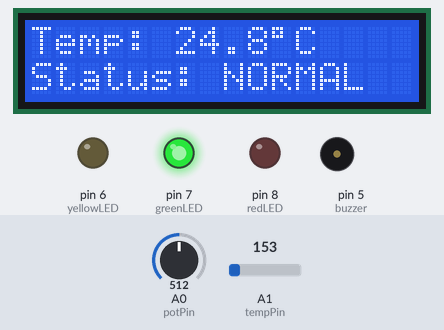
Recording of a sketch running on a simulated Arduino Uno, built with avr-gcc and run on an emulated ATmega328P. Parts: 16×2 character LCD, output pins drawn as LEDs (lit = HIGH), buzzer (waves = sounding). Inputs (shaded band) come from the test bench; at power-on: A1 (tempPin) = 153, A0 (potPin) = 512.

Above: at 1.2 s.
1.3 s: A1 (tempPin) set to 177
At 2.6 s:
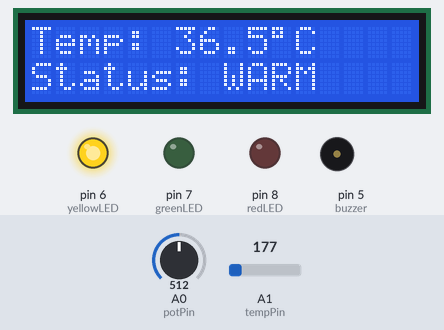
3.1 s: A1 (tempPin) set to 191
At 4.4 s:
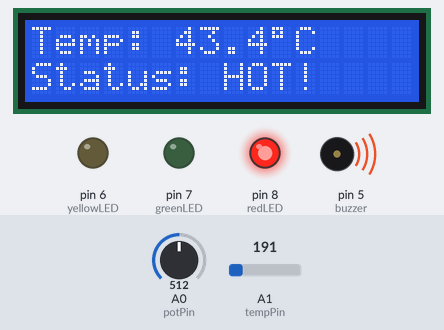
4.7 s: A1 (tempPin) set to 133
At 5.4 s:
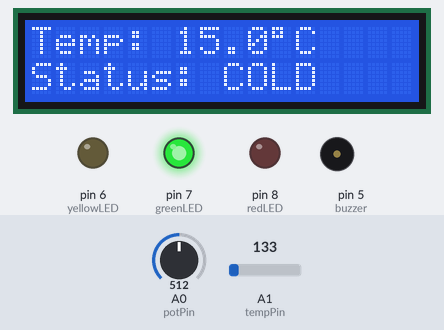
Timing chart, 0 to 7.7 s (numbered marks = the images above; inputs shaded):
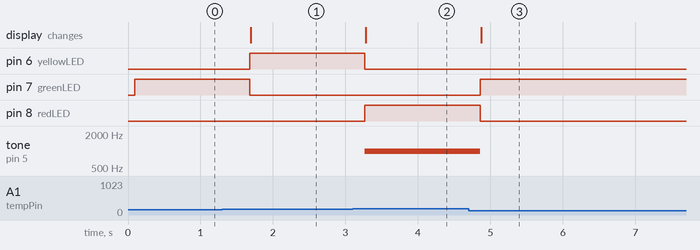

The sketch:

temperature_monitor.ino
```cpp
#include <Wire.h>
#include <LiquidCrystal_I2C.h>

LiquidCrystal_I2C lcd(0x27, 16, 2);

const int tempPin = A1;
const int potPin = A0;

const int redLED = 8;
const int greenLED = 7;
const int yellowLED = 6;
const int buzzer = 5;

void setup() {
  lcd.init();
  lcd.backlight();

  pinMode(redLED, OUTPUT);
  pinMode(greenLED, OUTPUT);
  pinMode(yellowLED, OUTPUT);
  pinMode(buzzer, OUTPUT);

  lcd.setCursor(0, 0);
  lcd.print("Temperature");
}

void loop() {
  int tempValue = analogRead(tempPin);
  int potValue = analogRead(potPin);

  float voltage = tempValue * (5.0 / 1023.0);
  float temperature = (voltage - 0.5) * 100.0;

  int level = map(potValue, 0, 1023, 0, 100);

  lcd.setCursor(0, 0);
  lcd.print("Temp: ");
  lcd.print(temperature, 1);
  lcd.print((char)223);
  lcd.print("C   ");

  if (temperature < 20) {
    digitalWrite(greenLED, HIGH);
    digitalWrite(yellowLED, LOW);
    digitalWrite(redLED, LOW);
    noTone(buzzer);

    lcd.setCursor(0, 1);
    lcd.print("Status: COLD   ");
  }
  else if (temperature >= 20 && temperature < 30) {
    digitalWrite(greenLED, HIGH);
    digitalWrite(yellowLED, LOW);
    digitalWrite(redLED, LOW);
    noTone(buzzer);

    lcd.setCursor(0, 1);
    lcd.print("Status: NORMAL ");
  }
  else if (temperature >= 30 && temperature < 40) {
    digitalWrite(greenLED, LOW);
    digitalWrite(yellowLED, HIGH);
    digitalWrite(redLED, LOW);
    noTone(buzzer);

    lcd.setCursor(0, 1);
    lcd.print("Status: WARM   ");
  }
  else {
    digitalWrite(greenLED, LOW);
    digitalWrite(yellowLED, LOW);
    digitalWrite(redLED, HIGH);
    tone(buzzer, 1000);

    lcd.setCursor(0, 1);
    lcd.print("Status: HOT!   ");
  }

  delay(500);
}
```

Measured:
- the behaviour switches between 163 and 164 on A1 (tempPin) (found by bisection; images 0 and 1)
- after the input at 1.3 s, pin 6 (yellowLED): LOW → HIGH after 0.38 s; pin 7 (greenLED): HIGH → LOW after 0.38 s; the display: changes after 0.39 s (image 1)
- after the input at 3.1 s, pin 6 (yellowLED): HIGH → LOW after 0.17 s; pin 8 (redLED): LOW → HIGH after 0.17 s; tone on pin 5 (buzzer): silent → 1000 Hz after 0.17 s; the display: changes after 0.18 s (image 2)
- after the input at 4.7 s, pin 7 (greenLED): LOW → HIGH after 0.16 s; pin 8 (redLED): HIGH → LOW after 0.16 s; tone on pin 5 (buzzer): 1000 Hz → silent after 0.16 s; the display: changes after 0.17 s (image 3)
